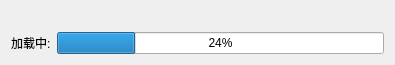
<?xml version="1.0" encoding="UTF-8"?>
<ui version="4.0">
 <class>ProgressBar</class>
 <widget class="QDialog" name="ProgressBar">
  <property name="geometry">
   <rect>
    <x>0</x>
    <y>0</y>
    <width>395</width>
    <height>65</height>
   </rect>
  </property>
  <property name="windowTitle">
   <string>ProgressBar</string>
  </property>
  <layout class="QVBoxLayout" name="verticalLayout">
   <item>
    <widget class="QLabel" name="label_2">
     <property name="text">
      <string> </string>
     </property>
    </widget>
   </item>
   <item>
    <layout class="QHBoxLayout" name="horizontalLayout">
     <item>
      <widget class="QLabel" name="label">
       <property name="text">
        <string>加载中:</string>
       </property>
      </widget>
     </item>
     <item>
      <widget class="QProgressBar" name="progressBar">
       <property name="value">
        <number>24</number>
       </property>
      </widget>
     </item>
    </layout>
   </item>
  </layout>
 </widget>
 <layoutdefault spacing="6" margin="11"/>
 <resources/>
 <connections/>
</ui>
